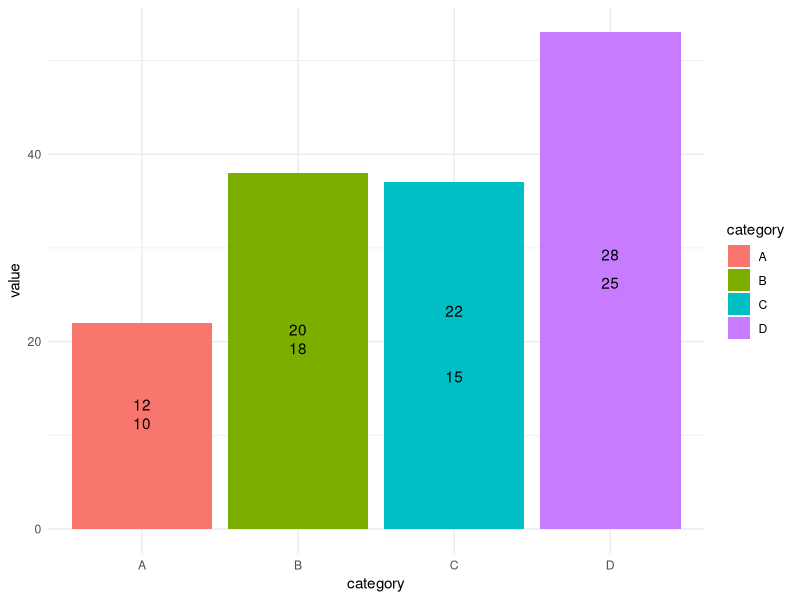
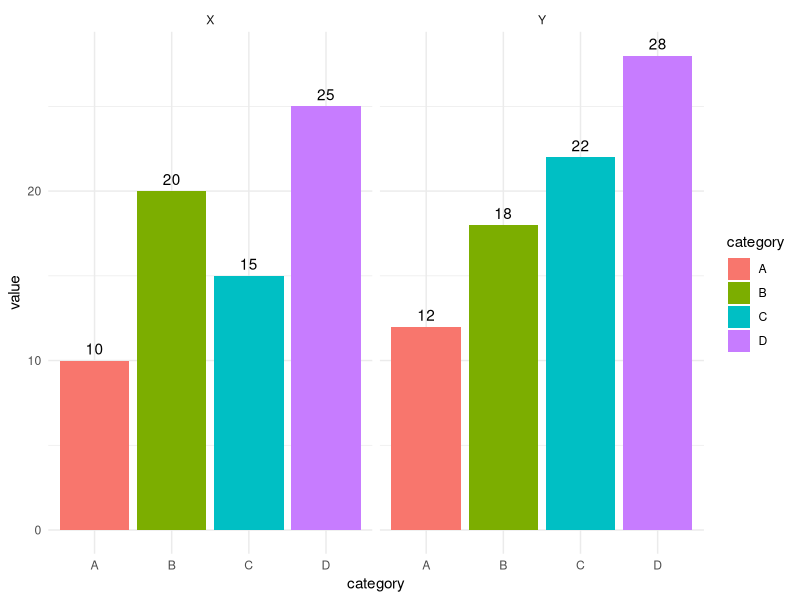

These charts were generated, in order, by the following R code:
library(ggplot2)

data <- data.frame(
    category = c("A", "B", "C", "D", "A", "B", "C", "D"),
    group = c("X", "X", "X", "X", "Y", "Y", "Y", "Y"),
    value = c(10, 20, 15, 25, 12, 18, 22, 28)
)

plot_bar <- function(dt, category_col, value_col, facet_col = NA) {
  if (is.character(facet_col)) {
    ggplot(dt, aes(x = .data[[category_col]], y = .data[[value_col]], fill = .data[[category_col]])) +
      geom_col() +
      geom_text(aes(label = .data[[value_col]]), vjust = -0.5) +
      facet_wrap(as.formula(paste("~", facet_col))) +
      theme_minimal()
  } else {
    ggplot(dt, aes(x = .data[[category_col]], y = .data[[value_col]], fill = .data[[category_col]])) +
      geom_col() +
      geom_text(aes(label = .data[[value_col]]), vjust = -0.5) +
      theme_minimal()
  }
}

plot_bar(data, category_col = "category", value_col = "value")
plot_bar(data, category_col = "category", value_col = "value", facet_col = "group")
